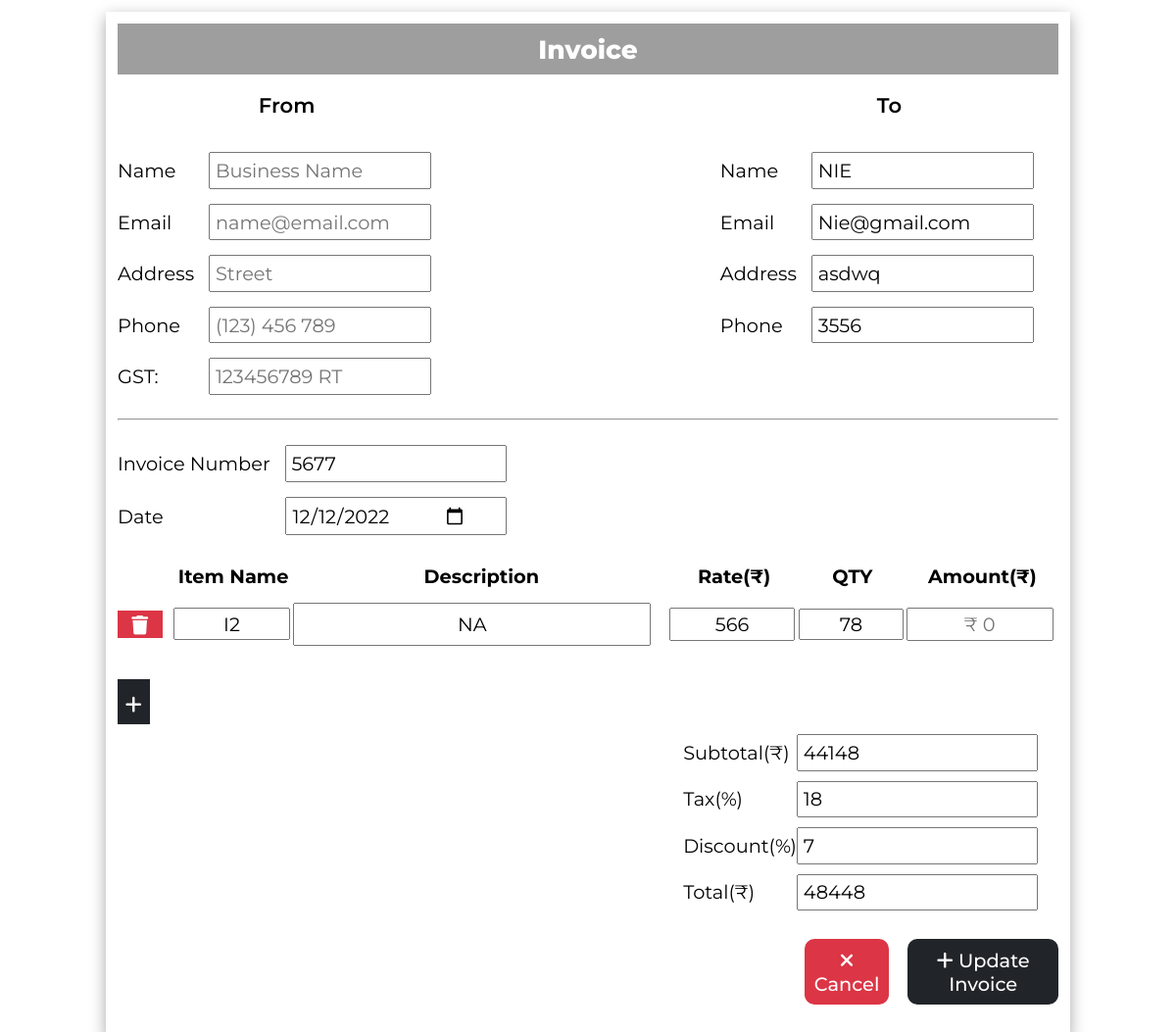
/edit_invoice.php?inv_id=5677 (signed in), run on an earlier commit of the app's database.
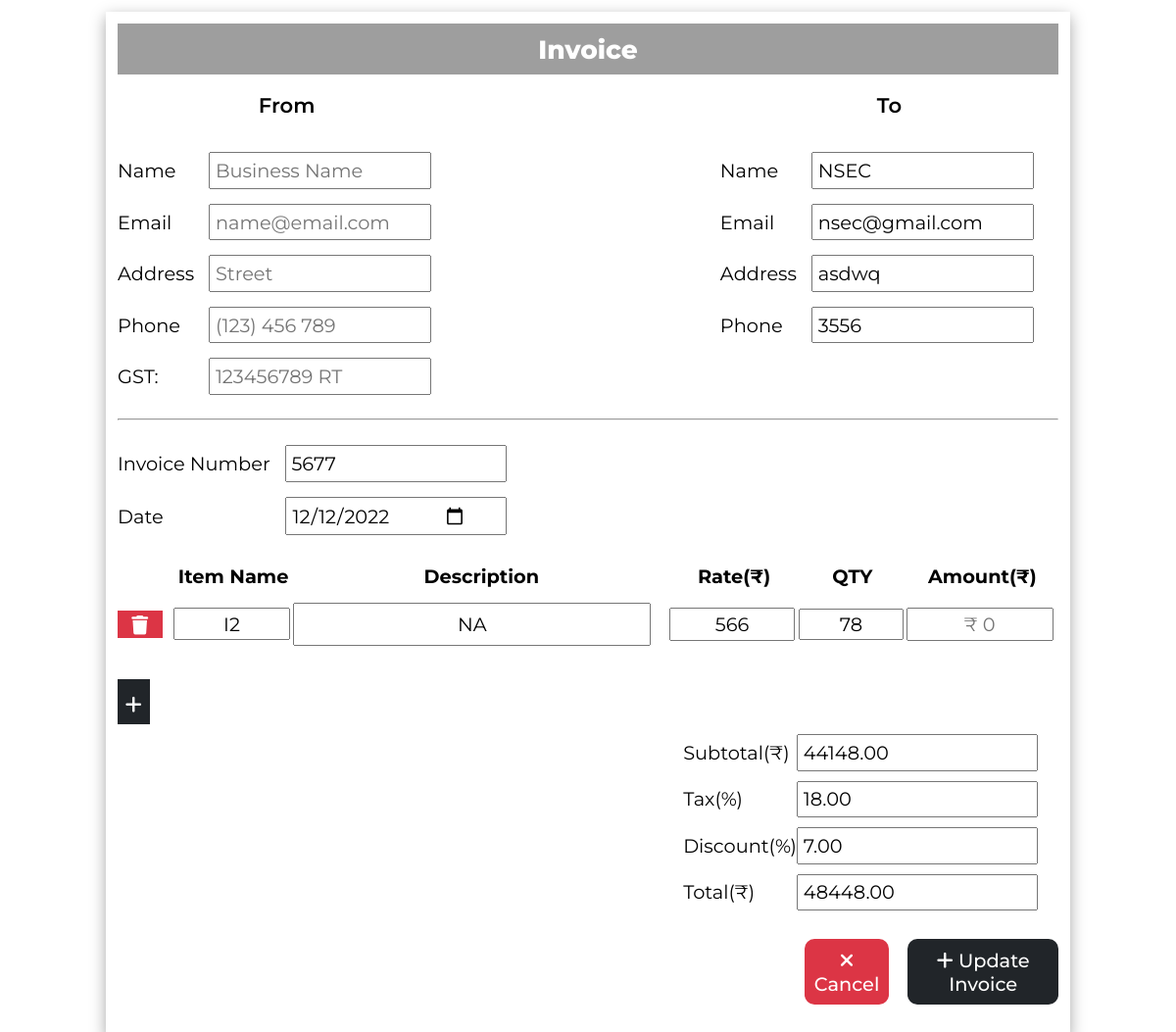
And on a later commit of the database.
### tables this page shows
CREATE TABLE `cust_info` (
  `inv_id` varchar(20) NOT NULL,
  `cname` varchar(20) NOT NULL,
  `caddress` varchar(50) NOT NULL,
  `cphone` varchar(20) NOT NULL,
  `cemail` varchar(50) NOT NULL,
  `username` varchar(20) NOT NULL
);

CREATE TABLE `total_details` (
  `inv_id` varchar(20) NOT NULL,
  `subtotal` decimal(10, 2) NOT NULL,
  `tax` decimal(10, 2) NOT NULL,
  `discount` decimal(10, 2) NOT NULL,
  `total` decimal(10, 2) NOT NULL,
  `date` date NOT NULL,
  `username` varchar(20) NOT NULL
);

CREATE TABLE `inv_info` (
  `inv_id` int(20) NOT NULL,
  `item_name` varchar(50) NOT NULL,
  `item_desc` varchar(150) NOT NULL,
  `item_rate` int(50) NOT NULL,
  `item_qty` int(50) NOT NULL,
  `item_total` int(100) NOT NULL
);

### edit_invoice.php (the view, shortened to what this page needs)
<?php
include 'partials/_dbconnect.php';
$inv_id = -1;
if (isset($_GET) && $_GET) {
    $inv_id = $_GET['inv_id'];
}
?>
<?php
$Bname = "";
$Bemail = "";
$Baddress = "";
$Bphone = "";
$BGST = "";
$Csql = "SELECT * FROM `cust_info` WHERE inv_id='$inv_id'";
$Cresult = mysqli_query($conn, $Csql);
$Cname = "";
$Caddress = "";
$Cphone = "";
$Cemail = "";
while ($row2 = mysqli_fetch_assoc($Cresult)) {
    $Cname = $row2['cname'];
    $Caddress = $row2['caddress'];
    $Cphone = $row2['cphone'];
    $Cemail = $row2['cemail'];
}
$Isql = "SELECT * FROM `total_details` WHERE inv_id='$inv_id'";
$Iresult = mysqli_query($conn, $Isql);
$subtotal = "";
$tax = "";
$discount = "";
$total = "";
$date = "";
while ($row3 = mysqli_fetch_assoc($Iresult)) {
    $subtotal = $row3['subtotal'];
    $tax = $row3['tax'];
    $discount = $row3['discount'];
    $total = $row3['total'];
    $date = $row3['date'];
}
?>
<!DOCTYPE html>
<html lang="en">
<head>
    <link rel="stylesheet" href="edit_invoice_style.css?v=<?php echo time(); ?>">
</head>
<body>
    <div class="container">
        <form action="" method="post" class="add-form">
            <input type="text" name="InvoiceName" id="" value="Invoice" class="invoice-h1" disabled>
            <div class="header-info">
                <div class="left-info">
                    <p>From</p>
                    <table>
                        <tr>
                            <td>Name</td>
                            <td><input type="text" name="Bname" id="" placeholder="Business Name"
                                    value="<?php echo $Bname ?>">
                            </td>
                        </tr>
                        <tr>
                            <td>Email</td>
                            <td><input type="email" name="Bemail" id="" placeholder="name@email.com"
                                    value="<?php echo $Bemail ?>"></td>
                        </tr>
                        <tr>
                            <td>Address</td>
                            <td><input type="text" placeholder="Street" name="Baddress" value="<?php echo $Baddress ?>">
                            </td>
                        </tr>
                        <tr>
                            <td>Phone</td>
                            <td><input type="tel" name="Bphone" id="" placeholder="(123) 456 789"
                                    value="<?php echo $Bphone ?>"></td>
                        </tr>
                        <tr>
                            <td>GST:</td>
                            <td><input type="text" name="BGST" id="" placeholder="123456789 RT"
                                    value="<?php echo $BGST ?>"></td>
                        </tr>
                    </table>
                </div>
                <div class="right-info">
                    <p>To</p>
                    <table>
                        <tr>
                            <td>Name</td>
                            <td><input type="text" name="Cname" id="" placeholder="Customer Name"
                                    value="<?php echo $Cname ?>"></td>
                        </tr>
                        <tr>
                            <td>Email</td>
                            <td><input type="email" name="Cemail" id="" placeholder="name@email.com"
                                    value="<?php echo $Cemail ?>"></td>
                        </tr>
                        <tr>
                            <td>Address</td>
                            <td><input type="text" placeholder="Street" name="Caddress" value="<?php echo $Caddress ?>">
                            </td>
                        </tr>
                        <tr>
                            <td>Phone</td>
                            <td><input type="tel" name="Cphone" id="" placeholder="(123) 456 789"
                                    value="<?php echo $Cphone ?>"></td>
                        </tr>
                    </table>
                </div>
            </div>
            <hr>
            <div class="add-box">
                <table>
                    <tr>
                        <td>Invoice Number</td>
                        <td><input type="text" name="inum" id="" value="<?php echo $inv_id ?>"></td>
                    </tr>
                    <tr>
                        <td>Date</td>
                        <td><input type="date" name="date" id="" value="<?php echo $date ?>"></td>
                    </tr>
                </table>
            </div>
            <div class="items">
                <table id="items-table">
                    <tr>
                        <th></th>
                        <th> Item Name</th>
                        <th style="width: 40%;">Description</th>
                        <th>Rate(₹)</th>
                        <th>QTY</th>
                        <th>Amount(₹)</th>
                    </tr>
                    <?php
                    $Itemsql = "SELECT * FROM `inv_info` WHERE inv_id='$inv_id'";
                    $itemresult = mysqli_query($conn, $Itemsql);
                    $num = 1;
                    while ($row4 = mysqli_fetch_assoc($itemresult)) {
                        $itemname = $row4['item_name'];
                        $itemdesc = $row4['item_desc'];
                        $itemrate = $row4['item_rate'];
                        $itemqty = $row4['item_qty'];
                        echo '<tr id="row' . $num . '" class="row' . $num . '">
                                <td><button class="removerow" id="remove' . $num . '" type="button" onclick="removeparent(this)"><i
                                            class="fa-solid fa-trash"></i></button> </td>
                                <td><input type="text" name="itemname[]" class="item-name' . $num . '" placeholder="Item Name" value="' . $itemname . '">
                                </td>
                                <td style="width: 40%;"><input type="text" name="itemdesc[]" class="item-desc' . $num . '"
                                        placeholder="Item Description here" value="' . $itemdesc . '">
                                </td>
                                <td><input type="text" placeholder="0" id="rate' . $num . '" class="rate' . $num . '" name="rate[]" value="' . $itemrate . '"></td>
                                <td id="qty"><input type="text" name="qty[]" placeholder="0" id="qty' . $num . '" class="qty' . $num . '" value="' . $itemqty . '"></td>
                                <td class="amt"><input type="text" placeholder="₹ 0" id="amt' . $num . '" class="amt' . $num . '" name="amount[]"
                                readonly>
                                </td>
                            </tr>';
                        $num = $num + 1;
                    }
                    ?>
                </table>
                <button class="addrow" id="addrow" type="button"><i class="fa-solid fa-plus"></i></button>
            </div>
            <div class="total">
                <table>
                    <tr>
                        <td class="subtotal">Subtotal(₹)</td>
                        <td><input type="text" name="subtotal" id="subtotal" placeholder="₹ 0" readonly
                                value="<?php echo $subtotal ?>"></td>
                    </tr>
                    <tr>
                        <td>Tax(%)</td>
                        <td><input type="text" name="taxtotal" id="taxtotal" placeholder="(%)" readonly
                                value="<?php echo $tax ?>"></td>
                    </tr>
                    <tr>
                        <td>Discount(%)</td>
                        <td><input type="text" name="discounttotal" id="discount" placeholder="(%)"
                                value="<?php echo $discount ?>"></td>
                    </tr>
                    <tr>
                        <td>Total(₹)</td>
                        <td><input type="text" name="total" id="total" placeholder="₹ 0" readonly
                                value="<?php echo $total ?>"></td>
                    </tr>
                </table>
            </div>
            <div class="final-buttons">
                <button type="button" class="cancel-btn" onclick="location.href = '/welcome.php';"><i
                        class="fa-solid fa-xmark"></i> Cancel</button>
                <button type="submit" class="insert-btn"><i class="fa-solid fa-plus"></i> Update Invoice</button>
            </div>
        </form>
    </div>
</body>
</html>

### edit_invoice_style.css (style rules this page uses)
* { box-sizing: content-box; margin: 0; padding: 0; font-family: 'Montserrat', sans-serif; font-size: 1.1rem; }
body { background-color: rgb(255, 255, 255); }
.container { width: 80%; margin-inline: auto; margin-top: 1%; box-shadow: rgba(0, 0, 0, 0.35) 0px 5px 15px; background-color: rgb(255, 255, 255); padding: 1%; }
.invoice-h1 { padding: 1%; font-size: 1.5rem; text-align: center; font-weight: 800; color: #fff; background-color: rgb(158, 158, 158); border: none; }
.header-info { display: flex; justify-content: space-between; margin-top: 2%; margin-bottom:1%; }
.add-form { display: flex; flex-direction: column; width: 100%; }
.left-info, .right-info { display: flex; flex-direction: column; gap: 20px; align-items: center; }
.left-info table, .right-info table { border-collapse: separate; border-spacing: 0 15px; }
.left-info table tr td, .right-info table tr td, .add-box table tr td { padding: 0 15px 0 0; }
.left-info p , .right-info p { font-size: 1.2rem; font-weight: 600; }
.add-box table { border-collapse: separate; border-spacing: 0 15px; margin-top: 10px; }
.items { display: flex; flex-direction: column; width: 100%; }
.items table { border-collapse: collapse; width: 100%; text-align:center; }
td input { width: 90%; display: flex; padding: 2%; }
.removerow { font-size: 1.3rem; width: 80%; border: none; margin-right: 40px; cursor: pointer; color: white; background-color: rgb(220,53,69); }
.addrow { font-size: 1.5rem; border: none; color: white; background-color: rgb(33,37,41); width: 2%; padding: 0.7%; cursor: pointer; margin-top: 2%; }
.total { display: flex; flex-direction: column; width: 100%; align-items: flex-end; }
.total table { border-collapse: separate; border-spacing: 0 10px; width: 35%; margin-right: 30px; }
.subtotal { width: 80%; }
.items table { border-collapse: separate; border-spacing: 0 15px; }
.items table tr td input { text-align: center; }
.final-buttons { display: flex; justify-content: flex-end; gap: 2%; margin-block: 2%; }
.cancel-btn { width: 7%; padding: 1%; background-color: rgb(220,53,69); color: #fff; border: none; font-weight: 500; cursor: pointer; border-radius: 10px; }
.insert-btn { width: 14%; padding: 1%; background-color: rgb(33,37,41); color: white; border: none; cursor: pointer; font-weight: 500; border-radius: 10px; }
#subtotal, #taxtotal, #discount, #total { width: min-content; }

What changed in the data, as far as the page shows it:
changed cust_info "asdwq": Cname "NIE" → "NSEC"; Cemail "Nie@gmail.com" → "nsec@gmail.com"
changed total_details: subtotal "44148" → "44148.00"; taxtotal "18" → "18.00"; discounttotal "7" → "7.00"; total "48448" → "48448.00"
